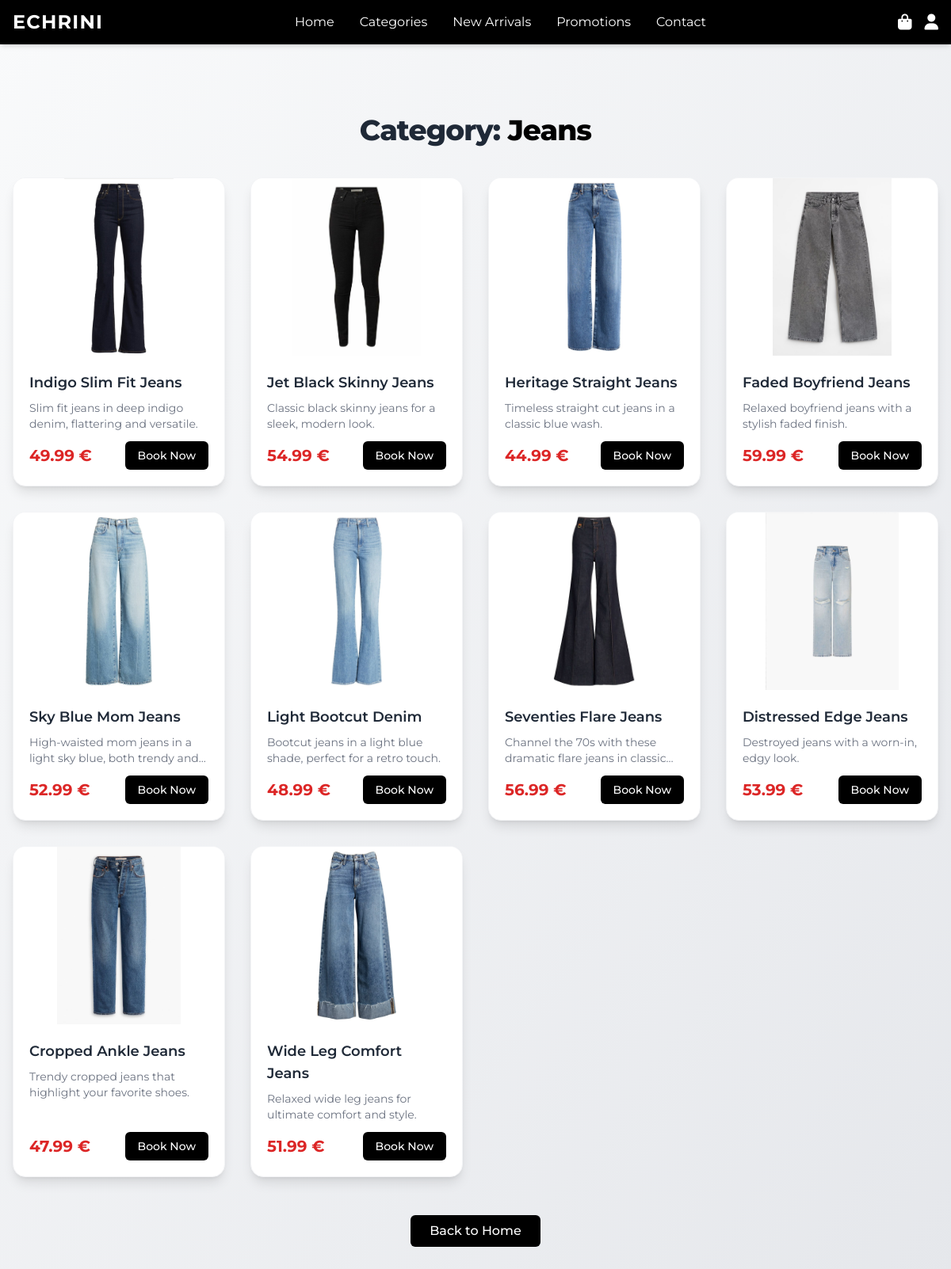
The page /category/3 on the database its author committed.
### models.py (models this page shows)
class Category(db.Model):
    id = db.Column(db.Integer, primary_key=True)
    name = db.Column(db.String(50), unique=True, nullable=False)

class Product(db.Model):
    id = db.Column(db.Integer, primary_key=True)
    name = db.Column(db.String(100), nullable=False)
    description = db.Column(db.Text)
    price = db.Column(db.Float, nullable=False)
    category_id = db.Column(db.Integer, db.ForeignKey('category.id'))
    image = db.Column(db.String(100))
    featured = db.Column(db.Boolean, default=False)

### app.py (the view)
@app.route('/category/<int:category_id>')
def category(category_id):
    category = Category.query.get_or_404(category_id)
    products = Product.query.filter_by(category_id=category_id).all()
    return render_template('category.html', category=category, products=products)

### templates/category.html (shortened to what this page needs)
<!DOCTYPE html>
<html lang="en">
<head>
    <script src="https://cdn.tailwindcss.com"></script>
    <link rel="stylesheet" href="https://cdnjs.cloudflare.com/ajax/libs/font-awesome/6.4.0/css/all.min.css">
</head>
<body class="bg-gradient-to-br from-gray-50 to-gray-200 min-h-screen pt-20">
    <header class="bg-black text-white shadow-md fixed w-full top-0 left-0 z-50">
        <div class="mx-auto px-4 py-3 flex justify-between items-center max-w-7xl">
            <a href="{{ url_for('home') }}" class="text-2xl font-bold tracking-wider">ECHRINI</a>
            <div class="hidden md:flex space-x-8">
                <a href="{{ url_for('home') }}" class="hover:text-gray-300 transition">Home</a>
                <a href="#categories" class="hover:text-gray-300 transition">Categories</a>
                <a href="#nouveautes" class="hover:text-gray-300 transition">New Arrivals</a>
                <a href="#promos" class="hover:text-gray-300 transition">Promotions</a>
                <a href="#contact" class="hover:text-gray-300 transition">Contact</a>
            </div>
            <div class="flex items-center space-x-4">
                <a href="{{ url_for('cart') }}" class="text-white hover:text-gray-300 transition">
                    <i class="fas fa-shopping-bag text-xl"></i>
                </a>
                <a href="{{ url_for('login') }}" class="text-white hover:text-gray-300 transition">
                    <i class="fas fa-user text-xl"></i>
                </a>
            </div>
        </div>
    </header>
    <main class="max-w-7xl mx-auto px-4 py-16">
        <h1 class="text-4xl font-extrabold mb-10 text-center text-gray-800 tracking-tight">Category: <span class="text-black">{{ category.name }}</span></h1>
        <div class="grid grid-cols-1 sm:grid-cols-2 md:grid-cols-3 lg:grid-cols-4 gap-8">
            {% for product in products %}
            <div class="bg-white rounded-2xl shadow-lg overflow-hidden flex flex-col transition-transform duration-300 hover:-translate-y-2 hover:shadow-2xl border border-gray-100">
                <div class="h-56 bg-gray-100 flex items-center justify-center relative group">
                    {% if product.image %}
                        <img src="{{ url_for('static', filename='images/' + product.image) }}" alt="{{ product.name }}" class="object-contain h-full w-full group-hover:scale-105 transition-transform duration-300" style="background:white;"/>
                    {% else %}
                        <i class="fas fa-box-open text-6xl text-gray-300"></i>
                    {% endif %}
                </div>
                <div class="p-5 flex-1 flex flex-col justify-between">
                    <h3 class="font-semibold text-lg mb-2 text-gray-800">{{ product.name }}</h3>
                    <p class="text-sm text-gray-500 mb-3 line-clamp-2">{{ product.description }}</p>
                    <div class="flex items-center justify-between mt-auto">
                        <span class="text-xl font-bold text-red-600">{{ product.price }} €</span>
                        <form method="post" action="{{ url_for('add_to_cart', product_id=product.id) }}" style="display:inline;">
                            <button type="submit" class="bg-black text-white px-4 py-2 rounded-md text-sm font-medium hover:bg-gray-800 transition">Book Now</button>
                        </form>
                    </div>
                </div>
            </div>
            {% else %}
            <div class="col-span-full text-center text-gray-500">No products in this category.</div>
            {% endfor %}
        </div>
        <div class="mt-12 text-center">
            <a href="{{ url_for('home') }}" class="inline-block bg-black text-white px-6 py-2 rounded-md font-medium hover:bg-gray-800 transition">Back to Home</a>
        </div>
    </main>
</body>
</html>

### templates/category.html (style rules this page uses)
body { font-family: 'Montserrat', sans-serif; }

### rows shown on the page
Category: name "Jeans"
Product: image (picture), name "Indigo Slim Fit Jeans", description "Slim fit jeans in deep indigo denim, flattering and versatile.", price "49.99"
Product: image (picture), name "Jet Black Skinny Jeans", description "Classic black skinny jeans for a sleek, modern look.", price "54.99"
Product: image (picture), name "Heritage Straight Jeans", description "Timeless straight cut jeans in a classic blue wash.", price "44.99"
Product: image (picture), name "Faded Boyfriend Jeans", description "Relaxed boyfriend jeans with a stylish faded finish.", price "59.99"
Product: image (picture), name "Sky Blue Mom Jeans", description "High-waisted mom jeans in a light sky blue, both trendy…", price "52.99"
Product: image (picture), name "Light Bootcut Denim", description "Bootcut jeans in a light blue shade, perfect for a retro touch.", price "48.99"
Product: image (picture), name "Seventies Flare Jeans", description "Channel the 70s with these dramatic flare jeans in…", price "56.99"
Product: image (picture), name "Distressed Edge Jeans", description "Destroyed jeans with a worn-in, edgy look.", price "53.99"
Product: image (picture), name "Cropped Ankle Jeans", description "Trendy cropped jeans that highlight your favorite shoes.", price "47.99"
Product: image (picture), name "Wide Leg Comfort Jeans", description "Relaxed wide leg jeans for ultimate comfort and style.", price "51.99"
